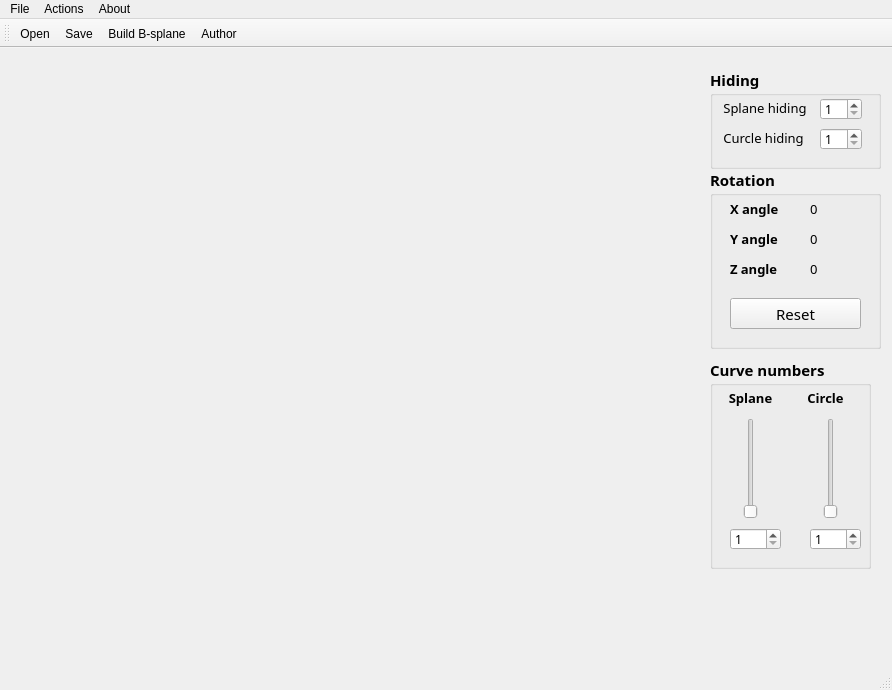
<?xml version="1.0" encoding="UTF-8"?>
<ui version="4.0">
 <class>MainWindow</class>
 <widget class="QMainWindow" name="MainWindow">
  <property name="geometry">
   <rect>
    <x>0</x>
    <y>0</y>
    <width>892</width>
    <height>690</height>
   </rect>
  </property>
  <property name="sizePolicy">
   <sizepolicy hsizetype="Fixed" vsizetype="Fixed">
    <horstretch>0</horstretch>
    <verstretch>0</verstretch>
   </sizepolicy>
  </property>
  <property name="windowTitle">
   <string>Wireframe</string>
  </property>
  <property name="windowIcon">
   <iconset resource="res.qrc">
    <normaloff>:Data/cube.png</normaloff>:Data/cube.png</iconset>
  </property>
  <widget class="QWidget" name="centralWidget">
   <widget class="WireframeWidget" name="widget" native="true">
    <property name="geometry">
     <rect>
      <x>0</x>
      <y>0</y>
      <width>700</width>
      <height>600</height>
     </rect>
    </property>
   </widget>
   <widget class="QGroupBox" name="groupBox_3">
    <property name="geometry">
     <rect>
      <x>710</x>
      <y>20</y>
      <width>171</width>
      <height>101</height>
     </rect>
    </property>
    <property name="font">
     <font>
      <family>Euphemia</family>
      <pointsize>11</pointsize>
      <weight>75</weight>
      <bold>true</bold>
      <underline>false</underline>
     </font>
    </property>
    <property name="title">
     <string>Hiding</string>
    </property>
    <property name="flat">
     <bool>false</bool>
    </property>
    <property name="checkable">
     <bool>false</bool>
    </property>
    <widget class="QLabel" name="label_3">
     <property name="geometry">
      <rect>
       <x>10</x>
       <y>60</y>
       <width>91</width>
       <height>20</height>
      </rect>
     </property>
     <property name="font">
      <font>
       <family>Euphemia</family>
       <pointsize>10</pointsize>
       <weight>50</weight>
       <bold>false</bold>
      </font>
     </property>
     <property name="text">
      <string> Curcle hiding</string>
     </property>
    </widget>
    <widget class="QSpinBox" name="circleHidingBox">
     <property name="geometry">
      <rect>
       <x>110</x>
       <y>60</y>
       <width>42</width>
       <height>22</height>
      </rect>
     </property>
     <property name="font">
      <font>
       <pointsize>9</pointsize>
       <weight>50</weight>
       <bold>false</bold>
      </font>
     </property>
     <property name="minimum">
      <number>1</number>
     </property>
    </widget>
    <widget class="QLabel" name="label_2">
     <property name="geometry">
      <rect>
       <x>10</x>
       <y>30</y>
       <width>91</width>
       <height>20</height>
      </rect>
     </property>
     <property name="font">
      <font>
       <family>Euphemia</family>
       <pointsize>10</pointsize>
       <weight>50</weight>
       <bold>false</bold>
      </font>
     </property>
     <property name="text">
      <string> Splane hiding</string>
     </property>
    </widget>
    <widget class="QSpinBox" name="splaneHidingBox">
     <property name="geometry">
      <rect>
       <x>110</x>
       <y>30</y>
       <width>42</width>
       <height>22</height>
      </rect>
     </property>
     <property name="font">
      <font>
       <pointsize>9</pointsize>
       <weight>50</weight>
       <bold>false</bold>
      </font>
     </property>
     <property name="minimum">
      <number>1</number>
     </property>
    </widget>
   </widget>
   <widget class="QGroupBox" name="groupBox_4">
    <property name="geometry">
     <rect>
      <x>710</x>
      <y>120</y>
      <width>171</width>
      <height>181</height>
     </rect>
    </property>
    <property name="font">
     <font>
      <family>Euphemia</family>
      <pointsize>11</pointsize>
      <weight>75</weight>
      <bold>true</bold>
      <underline>false</underline>
     </font>
    </property>
    <property name="title">
     <string>Rotation</string>
    </property>
    <property name="flat">
     <bool>false</bool>
    </property>
    <property name="checkable">
     <bool>false</bool>
    </property>
    <widget class="QLabel" name="label">
     <property name="geometry">
      <rect>
       <x>20</x>
       <y>30</y>
       <width>61</width>
       <height>21</height>
      </rect>
     </property>
     <property name="font">
      <font>
       <pointsize>10</pointsize>
      </font>
     </property>
     <property name="text">
      <string>X angle</string>
     </property>
    </widget>
    <widget class="QLabel" name="label_4">
     <property name="geometry">
      <rect>
       <x>20</x>
       <y>60</y>
       <width>61</width>
       <height>21</height>
      </rect>
     </property>
     <property name="font">
      <font>
       <pointsize>10</pointsize>
      </font>
     </property>
     <property name="text">
      <string>Y angle</string>
     </property>
    </widget>
    <widget class="QLabel" name="label_5">
     <property name="geometry">
      <rect>
       <x>20</x>
       <y>90</y>
       <width>61</width>
       <height>21</height>
      </rect>
     </property>
     <property name="font">
      <font>
       <pointsize>10</pointsize>
      </font>
     </property>
     <property name="text">
      <string>Z angle</string>
     </property>
    </widget>
    <widget class="QPushButton" name="pushButton">
     <property name="geometry">
      <rect>
       <x>20</x>
       <y>130</y>
       <width>131</width>
       <height>31</height>
      </rect>
     </property>
     <property name="font">
      <font>
       <pointsize>11</pointsize>
       <weight>50</weight>
       <bold>false</bold>
      </font>
     </property>
     <property name="text">
      <string>Reset</string>
     </property>
    </widget>
    <widget class="QLabel" name="x_label">
     <property name="geometry">
      <rect>
       <x>100</x>
       <y>30</y>
       <width>41</width>
       <height>21</height>
      </rect>
     </property>
     <property name="font">
      <font>
       <pointsize>10</pointsize>
       <weight>50</weight>
       <bold>false</bold>
      </font>
     </property>
     <property name="text">
      <string>0</string>
     </property>
    </widget>
    <widget class="QLabel" name="y_label">
     <property name="geometry">
      <rect>
       <x>100</x>
       <y>60</y>
       <width>41</width>
       <height>21</height>
      </rect>
     </property>
     <property name="font">
      <font>
       <pointsize>10</pointsize>
       <weight>50</weight>
       <bold>false</bold>
      </font>
     </property>
     <property name="text">
      <string>0</string>
     </property>
    </widget>
    <widget class="QLabel" name="z_label">
     <property name="geometry">
      <rect>
       <x>100</x>
       <y>90</y>
       <width>41</width>
       <height>21</height>
      </rect>
     </property>
     <property name="font">
      <font>
       <pointsize>10</pointsize>
       <weight>50</weight>
       <bold>false</bold>
      </font>
     </property>
     <property name="text">
      <string>0</string>
     </property>
    </widget>
   </widget>
   <widget class="QGroupBox" name="groupBox_5">
    <property name="geometry">
     <rect>
      <x>710</x>
      <y>310</y>
      <width>161</width>
      <height>211</height>
     </rect>
    </property>
    <property name="font">
     <font>
      <family>Euphemia</family>
      <pointsize>11</pointsize>
      <weight>75</weight>
      <bold>true</bold>
      <underline>false</underline>
     </font>
    </property>
    <property name="title">
     <string>Curve numbers</string>
    </property>
    <property name="flat">
     <bool>false</bool>
    </property>
    <property name="checkable">
     <bool>false</bool>
    </property>
    <widget class="QLabel" name="label_7">
     <property name="geometry">
      <rect>
       <x>10</x>
       <y>30</y>
       <width>61</width>
       <height>20</height>
      </rect>
     </property>
     <property name="font">
      <font>
       <family>Euphemia</family>
       <pointsize>10</pointsize>
       <weight>75</weight>
       <bold>true</bold>
      </font>
     </property>
     <property name="text">
      <string>Splane</string>
     </property>
     <property name="alignment">
      <set>Qt::AlignCenter</set>
     </property>
    </widget>
    <widget class="QLabel" name="label_8">
     <property name="geometry">
      <rect>
       <x>90</x>
       <y>30</y>
       <width>51</width>
       <height>20</height>
      </rect>
     </property>
     <property name="font">
      <font>
       <family>Euphemia</family>
       <pointsize>10</pointsize>
       <weight>75</weight>
       <bold>true</bold>
      </font>
     </property>
     <property name="text">
      <string>Circle</string>
     </property>
     <property name="alignment">
      <set>Qt::AlignCenter</set>
     </property>
    </widget>
    <widget class="QSpinBox" name="spinSplaneN">
     <property name="geometry">
      <rect>
       <x>20</x>
       <y>170</y>
       <width>51</width>
       <height>22</height>
      </rect>
     </property>
     <property name="font">
      <font>
       <pointsize>9</pointsize>
       <weight>50</weight>
       <bold>false</bold>
      </font>
     </property>
     <property name="minimum">
      <number>1</number>
     </property>
     <property name="maximum">
      <number>60</number>
     </property>
     <property name="singleStep">
      <number>1</number>
     </property>
    </widget>
    <widget class="QSpinBox" name="spinCircleN">
     <property name="geometry">
      <rect>
       <x>100</x>
       <y>170</y>
       <width>51</width>
       <height>22</height>
      </rect>
     </property>
     <property name="font">
      <font>
       <pointsize>9</pointsize>
       <weight>50</weight>
       <bold>false</bold>
      </font>
     </property>
     <property name="minimum">
      <number>1</number>
     </property>
     <property name="maximum">
      <number>60</number>
     </property>
     <property name="singleStep">
      <number>1</number>
     </property>
    </widget>
    <widget class="QSlider" name="sliderSplaneN">
     <property name="geometry">
      <rect>
       <x>30</x>
       <y>60</y>
       <width>21</width>
       <height>101</height>
      </rect>
     </property>
     <property name="minimum">
      <number>1</number>
     </property>
     <property name="maximum">
      <number>60</number>
     </property>
     <property name="orientation">
      <enum>Qt::Vertical</enum>
     </property>
    </widget>
    <widget class="QSlider" name="sliderCircleN">
     <property name="geometry">
      <rect>
       <x>110</x>
       <y>60</y>
       <width>21</width>
       <height>101</height>
      </rect>
     </property>
     <property name="minimum">
      <number>1</number>
     </property>
     <property name="maximum">
      <number>60</number>
     </property>
     <property name="orientation">
      <enum>Qt::Vertical</enum>
     </property>
    </widget>
   </widget>
  </widget>
  <widget class="QMenuBar" name="menuBar">
   <property name="geometry">
    <rect>
     <x>0</x>
     <y>0</y>
     <width>892</width>
     <height>21</height>
    </rect>
   </property>
   <widget class="QMenu" name="menuActions">
    <property name="title">
     <string>Actions</string>
    </property>
    <addaction name="actionBuild_B_splane"/>
   </widget>
   <widget class="QMenu" name="menuFile">
    <property name="title">
     <string>File</string>
    </property>
    <addaction name="actionOpen"/>
    <addaction name="actionSave"/>
   </widget>
   <widget class="QMenu" name="menuAbout">
    <property name="title">
     <string>About</string>
    </property>
    <addaction name="actionAuthor"/>
   </widget>
   <addaction name="menuFile"/>
   <addaction name="menuActions"/>
   <addaction name="menuAbout"/>
  </widget>
  <widget class="QToolBar" name="mainToolBar">
   <attribute name="toolBarArea">
    <enum>TopToolBarArea</enum>
   </attribute>
   <attribute name="toolBarBreak">
    <bool>false</bool>
   </attribute>
   <addaction name="actionOpen"/>
   <addaction name="actionSave"/>
   <addaction name="actionBuild_B_splane"/>
   <addaction name="actionAuthor"/>
  </widget>
  <widget class="QStatusBar" name="statusBar"/>
  <action name="actionOpen">
   <property name="icon">
    <iconset resource="res.qrc">
     <normaloff>:Data/open.png</normaloff>:Data/open.png</iconset>
   </property>
   <property name="text">
    <string>Open</string>
   </property>
  </action>
  <action name="actionSave">
   <property name="icon">
    <iconset resource="res.qrc">
     <normaloff>:Data/save.png</normaloff>:Data/save.png</iconset>
   </property>
   <property name="text">
    <string>Save</string>
   </property>
  </action>
  <action name="actionBuild_B_splane">
   <property name="icon">
    <iconset resource="res.qrc">
     <normaloff>:Data/pencil.png</normaloff>:Data/pencil.png</iconset>
   </property>
   <property name="text">
    <string>Build B-splane</string>
   </property>
  </action>
  <action name="actionAuthor">
   <property name="icon">
    <iconset resource="res.qrc">
     <normaloff>:Data/question.png</normaloff>:Data/question.png</iconset>
   </property>
   <property name="text">
    <string>Author</string>
   </property>
  </action>
 </widget>
 <layoutdefault spacing="6" margin="11"/>
 <customwidgets>
  <customwidget>
   <class>WireframeWidget</class>
   <extends>QWidget</extends>
   <header>wireframewidget.h</header>
   <container>1</container>
  </customwidget>
 </customwidgets>
 <resources>
  <include location="res.qrc"/>
 </resources>
 <connections/>
</ui>
